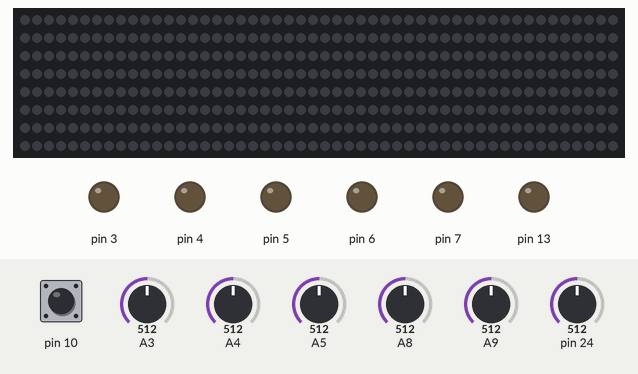
Bench run of a sketch on a simulated Teensy 4. On the bench: 400 RGB LEDs in strip order, left to right, continuing on the next row, output pins drawn as LEDs (lit = HIGH). Inputs (shaded band) come from the test bench; at power-on: pin 10 HIGH, A3 = 512, A4 = 512, A5 = 512, A8 = 512, A9 = 512, pin 24 = 512. What the sketch prints to the serial monitor is not drawn.

Above: at 1.4 s.
1.5 s: pin 10 pulled LOW for 0.15 s
At 2.4 s:
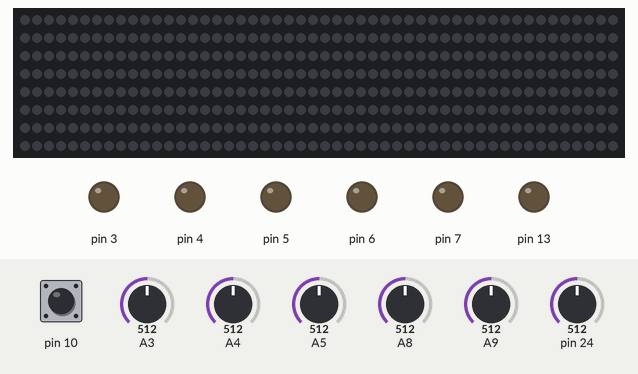
9.1 s: pin 10 pulled LOW for 3.2 s
At 10.4 s:
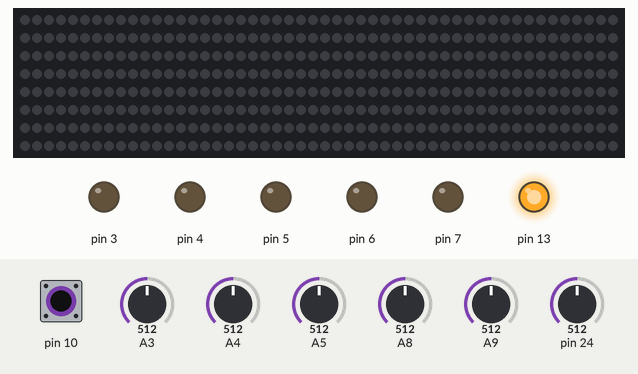
Timing chart, 0 to 13.8 s (numbered marks = the images above; inputs shaded):
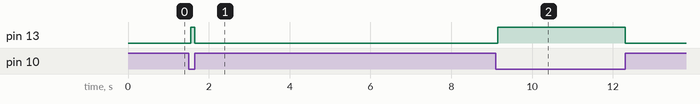

Measured:
- after the input at 1.5 s, pin 13: LOW → HIGH after 0.05 s, → LOW 0.10 s later
- after the input at 9.1 s, pin 13: LOW → HIGH after 0.05 s, → LOW 3.2 s later

The sketch:

TeensyStaircaseV3withLEDSonar.ino
```cpp
//#include <MIDI.h>

//MIDI_CREATE_DEFAULT_INSTANCE();

#include <OctoWS2811.h>

const int ledsPerStrip = 50;

DMAMEM int displayMemory[ledsPerStrip*6];
int drawingMemory[ledsPerStrip*6];

const int config = WS2811_GRB | WS2811_800kHz;

OctoWS2811 leds(ledsPerStrip, displayMemory, drawingMemory, config);

#define RED     0xFF0000
#define GREEN   0x00FF00
#define BLUE    0x0000FF
#define YELLOW  0xFFFF00
#define PINK    0xFF1088
#define ORANGE  0xE05800
#define WHITE   0xFFFFFF

#define THRESHOLD 50
#define SET_SENSITIVITY 50
#define SONAR_COUNT 6
#define SONAR_ENABLE_PIN A14

int sustainState = 0;
int sensitivity = 0;

struct Tread {
    byte pin;
    byte enablePin;
    int numNotes;
    int notes[4];
    int state;
    //int currentReading;
};

#define BASSKEY   43
#define MELODYKEY 55

//Mary Had Lamb with Chords defined
struct Tread treads[][6] = {{ {A9, 23, 1, {52,56,59}, 0},
                              {A8, 22, 1, {53,57,60}, 0},
                              {A5, 19, 1, {55,59,62}, 0},
                              {A4, 18, 1, {57,61,64}, 0},
                              {A3, 18, 1, {57,61,64}, 0},
                              {A10, 18, 1, {57,61,64}, 0}
                            }};

//Beethonven's Fifth Chords defined
struct Tread fifthTreads[][6] =  {{ {A0, 2, 3, {47,51,54}, 0},
                                    {A1, 3, 3, {48,52,55}, 0},
                                    {A2, 4, 3, {50,54,57}, 0},
                                    {A3, 5, 3, {52,56,59}, 0},
                                    {A3, 18, 1, {57,61,64}, 0},
                                    {A10, 18, 1, {57,61,64}, 0}
                                 }};

//Smoke on the Water
struct Tread smokeTreads[][6] = {{ {A0, 2, 3, {48,52,55}, 0},
                                    {A1, 3, 3, {51,55,58}, 0},
                                    {A2, 4, 3, {53,57,60}, 0},
                                    {A3, 5, 3, {54,58,61}, 0},
                                    {A3, 18, 1, {57,61,64}, 0},
                                    {A10, 18, 1, {57,61,64}, 0}
                                  }};


//Mary Had Lamb with Chords defined
struct Tread maryTreads[][6] = {{ {A0, 2, 1, {52,56,59}, 0},
                                  {A1, 3, 1, {53,57,60}, 0},
                                  {A2, 4, 1, {55,59,62}, 0},
                                  {A3, 5, 1, {57,61,64}, 0},
                                  {A3, 18, 1, {57,61,64}, 0},
                                  {A10, 18, 1, {57,61,64}, 0}
                                }};

//Louie Louie
struct Tread louieTreads[][6] =  {{ {A0, 2, 1, {55,59,62}, 0},
                                    {A1, 3, 1, {62,66,69}, 0},
                                    {A2, 4, 1, {64,68,71}, 0},
                                    {A3, 5, 1, {65,69,72}, 0},
                                    {A3, 18, 1, {57,61,64}, 0},
                                    {A10, 18, 1, {57,61,64}, 0}
                                 }};

// Carol of the Bells Melody NO CHORDS
struct Tread bellMelTreads[][6] =    {{ {A0, 2, 1, {67,0,0}, 0},
                                        {A1, 3, 1, {68,0,0}, 0},
                                        {A2, 4, 1, {69,0,0}, 0},
                                        {A3, 5, 1, {70,0,0}, 0},
                                        {A3, 18, 1, {57,61,64}, 0},
                                        {A10, 18, 1, {57,61,64}, 0}
                                     }};

// Carol of the Bells Bass
struct Tread bellBassTreads[][6] =   {{ {A0, 2, 1, {50,54,57}, 0},
                                        {A1, 3, 1, {52,56,59}, 0},
                                        {A2, 4, 1, {53,57,60}, 0},
                                        {A3, 5, 1, {55,59,62}, 0},
                                        {A3, 18, 1, {57,61,64}, 0},
                                        {A10, 18, 1, {57,61,64}, 0}
                                     }};


//int progression[4] = {0,0,0,0};
//int numMeasures = 6;
//int progression[12] = {0,0,0,0,1,1,0,0,2,1,0,2}; // 12 bar blues
//int progression[4] = {0,0,2,1}; // 4 bar blues


//int measure = 0;
int treadNumber = 0;
int lastSong = 0;

void readTread(struct Tread * tread) {
  //digitalWrite(tread->enablePin, HIGH);
  //delay(25); // min 15
  int reading = analogRead(tread->pin);
  //if (treadNumber == 3) {
    //Serial.print(treadNumber);
    //Serial.print(" ");
    Serial.print(reading);
    Serial.print(" ");
    if (treadNumber == 5) {
      Serial.println(" ");
    }
  //}
  digitalWrite(tread->enablePin, LOW);

    /*if(abs(reading - tread->lastReading) >= THRESHOLD) {
        pot->currentReading = (reading/2);
        //Serial.println(pot->currentReading);
        pot->lastReading = reading;
    }*/

  if(reading > sensitivity) {
    if(tread->state == 1) {
      if(digitalRead(9)) {
        usbMIDI.sendNoteOff(tread->notes[0], 0, (1));
        //colorWipe(0x000000,0);
      } else {
        for(int i = 0; i < tread->numNotes; i++) {
          usbMIDI.sendNoteOff(tread->notes[i], 0, (1));
          //colorWipe(0x000000,0);
        }
      }
      //digitalWrite(13,LOW);
      tread->state = 0;

/*      if (treadNumber == 0) {
        if (measure == 3) {
          measure = 0;
        } else {
          measure++;
        }
      }
*/

    }
  } else {
    if(tread->state == 0) {
      if(digitalRead(9)) {
        usbMIDI.sendNoteOn(tread->notes[0], 127, (1));
        //colorWipe(RED,0);
        Serial.println(treadNumber);
      } else {
        for(int i = 0; i < tread->numNotes; i++) {
          usbMIDI.sendNoteOn(tread->notes[i], 127, (1));
          //colorWipe(RED,0);
          Serial.println(treadNumber);
        }
      }
      //digitalWrite(13,HIGH);
      tread->state = 1;
    }
  }
}

void colorWipe(int color, int wait)
{
  for (int i=0; i < leds.numPixels(); i++) {
    leds.setPixel(i, color);
    leds.show();
    //delayMicroseconds(wait);
    //delay(2000);
  }
}


void setup() {
//    usbMIDI.begin(MIDI_CHANNEL_OMNI);
    pinMode(A0,INPUT);
    pinMode(A1,INPUT);
    pinMode(A2,INPUT);
    pinMode(A3,INPUT);
    pinMode(A4,INPUT);
    pinMode(A5,INPUT);
    pinMode(2,OUTPUT);
    pinMode(3,OUTPUT);
    pinMode(4,OUTPUT);
    pinMode(5,OUTPUT);
    pinMode(6,OUTPUT);
    pinMode(7,OUTPUT);
    pinMode(9,INPUT_PULLUP);
    pinMode(10,INPUT_PULLUP);
    pinMode(13,OUTPUT);
    leds.begin();
    leds.show();
    digitalWrite(13,LOW);
    Serial.begin(9600);
    delay(200);
    Serial.print(leds.numPixels());
    Serial.print(" pixels ===================================================");
}

void loop() {
    digitalWrite(SONAR_ENABLE_PIN, HIGH);
    //delayMicroseconds(20);
    delay(50);
    digitalWrite(SONAR_ENABLE_PIN, LOW);
    //delay(50);
    int song = analogRead(A4);
    /*if (abs(song - lastSong) > 50) {
      if (song <= 200) {
        // song one: Mary Had a Little Lamb
        Serial.println("Mary Had a Little Lamb");
      } else if ((song > 200) && (song <= 400)) {
        // song two: Louie Louie
        Serial.println("Louie Louie");
        memcpy(treads, louieTreads, sizeof(treads));
      } else if ((song > 400) && (song <= 600)) {
        // song three: Smoke on the Water
        Serial.println("Smoke on the Water");
        memcpy(treads, smokeTreads, sizeof(treads));
      } else if ((song > 600) && (song <= 800)) {
        // song four: Beethoven's Fifth Symphony
        Serial.println("Beethoven's Fifth Symphony");
        memcpy(treads, fifthTreads, sizeof(treads));
      } else if ((song > 800) && (song <= 900)) {
        // song five:
        Serial.println("Bells Melody");
        memcpy(treads, bellMelTreads, sizeof(treads));
      } else if ((song > 900) && (song <= 1024)) {
        // song six:
        Serial.println("Bells Bass");
        memcpy(treads, bellBassTreads, sizeof(treads));
      }
      lastSong = song;
    }
  */
  //sensitivity = analogRead(A5);
  sensitivity = SET_SENSITIVITY;
  //Serial.print("Sensitivity: ");
  //Serial.println(sensitivity);
  if (digitalRead(10)) {
    if (sustainState == 1) {
      usbMIDI.sendControlChange(64, 0, 1); // Sustain off if still pulled up
      sustainState = 0;
      digitalWrite(13,LOW);
    }
  } else {
    if (sustainState == 0) {
      usbMIDI.sendControlChange(64, 127, 1); // Sustain on if switch closed
      sustainState = 1;
      digitalWrite(13,HIGH);
    }
  }

  for (treadNumber = 0; treadNumber < SONAR_COUNT; treadNumber++) {
    readTread(&treads[0][treadNumber]);
  }
  //readTread(&treads[progression[measure]][treadNumber]);

  /*if (treadNumber == (numMeasures - 1)) {
    treadNumber = 0;
  } else {
    treadNumber++;
  }*/
}
```
